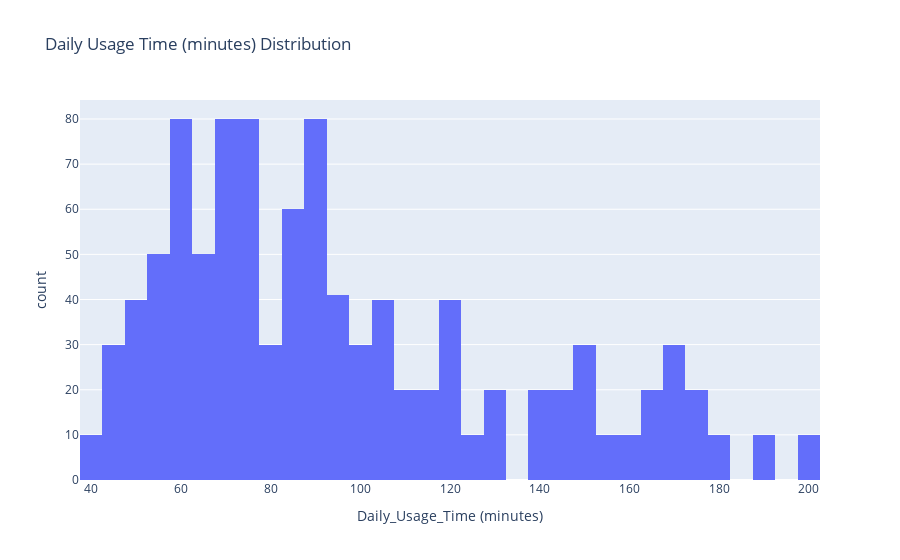

The cell this chart's notebook holds for it:
### Code cell
plt = px.histogram(df, x='Daily_Usage_Time (minutes)', title='Daily Usage Time (minutes) Distribution')
plt.show()

### Figure 1 — Plotly figure (JSON) as saved in the notebook; plotly's stock layout.template omitted (floating-point values rounded to 4 significant figures; data arrays with more than 128 entries replaced by an {"elided": "..."} marker saying what was removed)
{"data": [{"bingroup": "x", "hovertemplate": "Daily_Usage_Time (minutes)=%{x}<br>count=%{y}<extra></extra>", "legendgroup": "", "marker": {"color": "#636efa", "pattern": {"shape": ""}}, "name": "", "orientation": "v", "showlegend": false, "type": "histogram", "x": {"elided": "1001 float values"}, "xaxis": "x", "yaxis": "y"}], "layout": {"barmode": "relative", "legend": {"tracegroupgap": 0}, "title": {"text": "Daily Usage Time (minutes) Distribution"}, "xaxis": {"anchor": "y", "domain": [0, 1], "title": {"text": "Daily_Usage_Time (minutes)"}}, "yaxis": {"anchor": "x", "domain": [0, 1], "title": {"text": "count"}}}}
